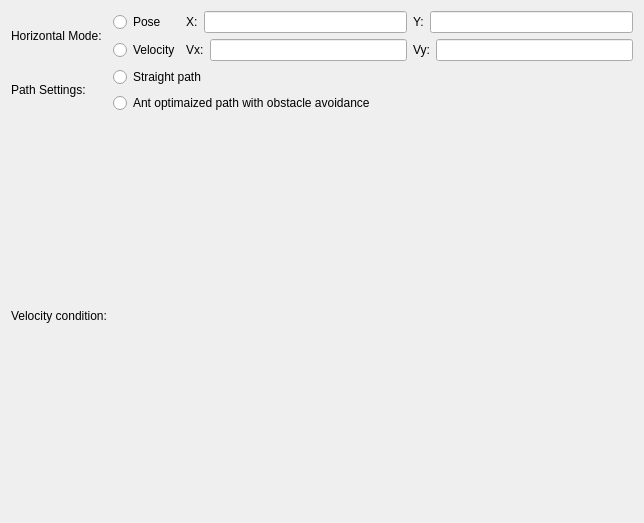
              <widget class="QWidget" name="scrollAreaWidgetContents_13">
               <property name="geometry">
                <rect>
                 <x>0</x>
                 <y>0</y>
                 <width>644</width>
                 <height>523</height>
                </rect>
               </property>
               <layout class="QVBoxLayout" name="verticalLayout_20">
                <item>
                 <layout class="QGridLayout" name="gridLayout_12">
                  <item row="0" column="0">
                   <widget class="QLabel" name="label_16">
                    <property name="text">
                     <string>Horizontal Mode:</string>
                    </property>
                   </widget>
                  </item>
                  <item row="0" column="1">
                   <layout class="QGridLayout" name="gridLayout_11">
                    <item row="0" column="1">
                     <layout class="QHBoxLayout" name="horizontalLayout_55">
                      <item>
                       <widget class="QLabel" name="label_27">
                        <property name="text">
                         <string>X:</string>
                        </property>
                       </widget>
                      </item>
                      <item>
                       <widget class="QLineEdit" name="lineEdit"/>
                      </item>
                      <item>
                       <widget class="QLabel" name="label_28">
                        <property name="text">
                         <string>Y:</string>
                        </property>
                       </widget>
                      </item>
                      <item>
                       <widget class="QLineEdit" name="lineEdit_2"/>
                      </item>
                     </layout>
                    </item>
                    <item row="0" column="0">
                     <widget class="QRadioButton" name="radioButton">
                      <property name="text">
                       <string>Pose</string>
                      </property>
                     </widget>
                    </item>
                    <item row="1" column="0">
                     <widget class="QRadioButton" name="radioButton_2">
                      <property name="text">
                       <string>Velocity</string>
                      </property>
                     </widget>
                    </item>
                    <item row="1" column="1">
                     <layout class="QHBoxLayout" name="horizontalLayout_56">
                      <item>
                       <widget class="QLabel" name="label_29">
                        <property name="text">
                         <string>Vx:</string>
                        </property>
                       </widget>
                      </item>
                      <item>
                       <widget class="QLineEdit" name="lineEdit_3"/>
                      </item>
                      <item>
                       <widget class="QLabel" name="label_30">
                        <property name="text">
                         <string>Vy:</string>
                        </property>
                       </widget>
                      </item>
                      <item>
                       <widget class="QLineEdit" name="lineEdit_4"/>
                      </item>
                     </layout>
                    </item>
                   </layout>
                  </item>
                  <item row="1" column="1">
                   <layout class="QVBoxLayout" name="verticalLayout_19">
                    <item>
                     <widget class="QRadioButton" name="radioButton_3">
                      <property name="text">
                       <string>Straight path</string>
                      </property>
                     </widget>
                    </item>
                    <item>
                     <widget class="QRadioButton" name="radioButton_4">
                      <property name="text">
                       <string>Ant optimaized path with obstacle avoidance</string>
                      </property>
                     </widget>
                    </item>
                   </layout>
                  </item>
                  <item row="1" column="0">
                   <widget class="QLabel" name="label_31">
                    <property name="text">
                     <string>Path Settings:</string>
                    </property>
                   </widget>
                  </item>
                  <item row="2" column="0">
                   <widget class="QLabel" name="label_32">
                    <property name="text">
                     <string>Velocity condition:</string>
                    </property>
                   </widget>
                  </item>
                 </layout>
                </item>
               </layout>
              </widget>
